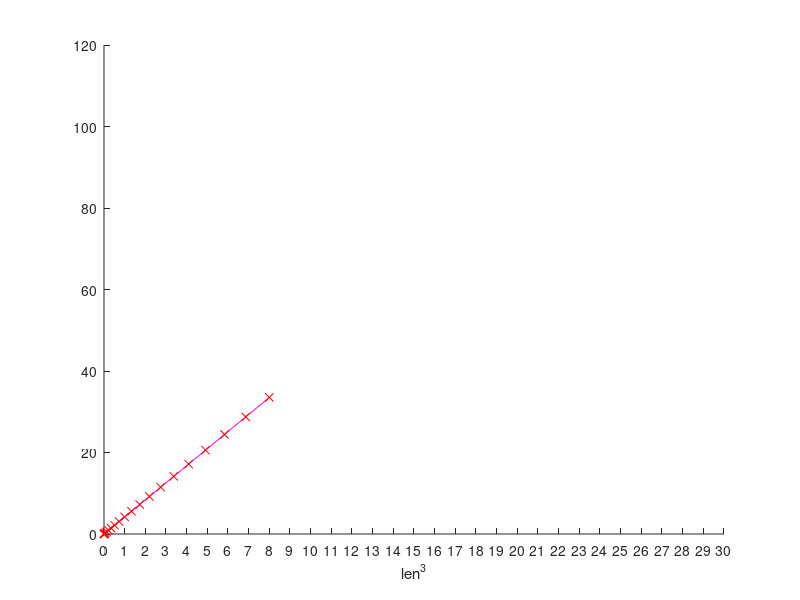

Reproduce this figure in MATLAB.
% Demonstrate plotting of the ratio of a radius of a sphere to it's diameter, circumference, and volume

X = 0:0.1:2;

y_diameter = X .* 2;
y_circumference = y_diameter .* pi;
y_volume = 4/3 * pi * (X .^ 3);

y_limit = 120;
x_limit = 30;

figure;
hold on;
axis([0 x_limit 0 y_limit]);
set(gca, 'XTick', [0:1:x_limit]);
%set(gca, 'YTick', [0:10:y_limit]);
%plot(X, y_diameter,'b');
%plot(X, y_diameter, "xr");

%plot(X, y_circumference,'g');
%plot(X, y_circumference, "xr");

plot(X .^ 3, y_volume,'m');
plot(X .^ 3, y_volume, "xr");

xlabel("len^3");
%title("Simple Mathmatical Relationships");
hold off;
